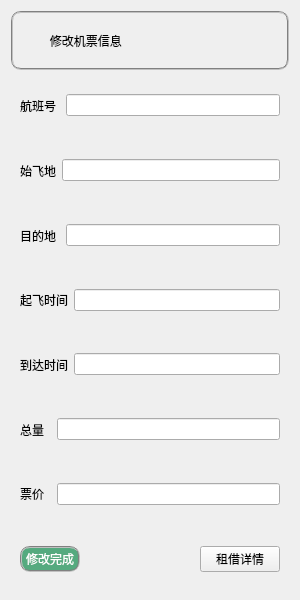
<?xml version="1.0" encoding="UTF-8"?>
<ui version="4.0">
 <class>Re_book</class>
 <widget class="QWidget" name="Re_book">
  <property name="geometry">
   <rect>
    <x>0</x>
    <y>0</y>
    <width>300</width>
    <height>600</height>
   </rect>
  </property>
  <property name="windowTitle">
   <string>Form</string>
  </property>
  <layout class="QGridLayout" name="gridLayout_2">
   <item row="0" column="0">
    <widget class="QLabel" name="label">
     <property name="styleSheet">
      <string notr="true">font:75 10pt&quot;黑体&quot;;
border:2px groove gray;border-radius:10px;padding:2px 4px;
</string>
     </property>
     <property name="text">
      <string>         修改机票信息</string>
     </property>
    </widget>
   </item>
   <item row="1" column="0">
    <widget class="QWidget" name="widget_8" native="true">
     <layout class="QHBoxLayout" name="horizontalLayout_8">
      <item>
       <widget class="QLabel" name="label_3">
        <property name="text">
         <string>航班号 </string>
        </property>
       </widget>
      </item>
      <item>
       <widget class="QLineEdit" name="lineEdit_1"/>
      </item>
     </layout>
    </widget>
   </item>
   <item row="2" column="0">
    <widget class="QWidget" name="widget_6" native="true">
     <layout class="QHBoxLayout" name="horizontalLayout_6">
      <item>
       <widget class="QLabel" name="label_4">
        <property name="text">
         <string>始飞地</string>
        </property>
       </widget>
      </item>
      <item>
       <widget class="QLineEdit" name="lineEdit_2"/>
      </item>
     </layout>
    </widget>
   </item>
   <item row="3" column="0">
    <widget class="QWidget" name="widget_5" native="true">
     <layout class="QHBoxLayout" name="horizontalLayout_5">
      <item>
       <widget class="QLabel" name="label_5">
        <property name="text">
         <string>目的地 </string>
        </property>
       </widget>
      </item>
      <item>
       <widget class="QLineEdit" name="lineEdit_3"/>
      </item>
     </layout>
    </widget>
   </item>
   <item row="4" column="0">
    <widget class="QWidget" name="widget_4" native="true">
     <layout class="QHBoxLayout" name="horizontalLayout_4">
      <item>
       <widget class="QLabel" name="label_6">
        <property name="text">
         <string>起飞时间</string>
        </property>
       </widget>
      </item>
      <item>
       <widget class="QLineEdit" name="lineEdit_4"/>
      </item>
     </layout>
    </widget>
   </item>
   <item row="5" column="0">
    <widget class="QWidget" name="widget_9" native="true">
     <layout class="QHBoxLayout" name="horizontalLayout_9">
      <item>
       <widget class="QLabel" name="label_2">
        <property name="text">
         <string>到达时间</string>
        </property>
       </widget>
      </item>
      <item>
       <widget class="QLineEdit" name="lineEdit_5"/>
      </item>
     </layout>
    </widget>
   </item>
   <item row="6" column="0">
    <widget class="QWidget" name="widget_2" native="true">
     <layout class="QHBoxLayout" name="horizontalLayout_2">
      <item>
       <widget class="QLabel" name="label_8">
        <property name="text">
         <string>总量  </string>
        </property>
       </widget>
      </item>
      <item>
       <widget class="QLineEdit" name="lineEdit_6"/>
      </item>
     </layout>
    </widget>
   </item>
   <item row="7" column="0">
    <widget class="QWidget" name="widget_3" native="true">
     <layout class="QGridLayout" name="gridLayout">
      <item row="0" column="0">
       <widget class="QLabel" name="label_7">
        <property name="text">
         <string>票价  </string>
        </property>
       </widget>
      </item>
      <item row="0" column="1">
       <widget class="QLineEdit" name="lineEdit_7"/>
      </item>
     </layout>
    </widget>
   </item>
   <item row="8" column="0">
    <widget class="QWidget" name="widget" native="true">
     <layout class="QHBoxLayout" name="horizontalLayout">
      <item>
       <widget class="QPushButton" name="btn_re">
        <property name="styleSheet">
         <string notr="true">font:75 10pt&quot;黑体&quot;;
color:white;
background-color:rgb(85,170,127);
border-radius:3px;
border:2px groove gray;border-radius:10px;padding:2px 4px;</string>
        </property>
        <property name="text">
         <string>修改完成</string>
        </property>
       </widget>
      </item>
      <item>
       <spacer name="horizontalSpacer">
        <property name="orientation">
         <enum>Qt::Horizontal</enum>
        </property>
        <property name="sizeHint" stdset="0">
         <size>
          <width>40</width>
          <height>20</height>
         </size>
        </property>
       </spacer>
      </item>
      <item>
       <widget class="QPushButton" name="btn_rent">
        <property name="text">
         <string>租借详情</string>
        </property>
       </widget>
      </item>
     </layout>
    </widget>
   </item>
  </layout>
 </widget>
 <resources/>
 <connections/>
</ui>
